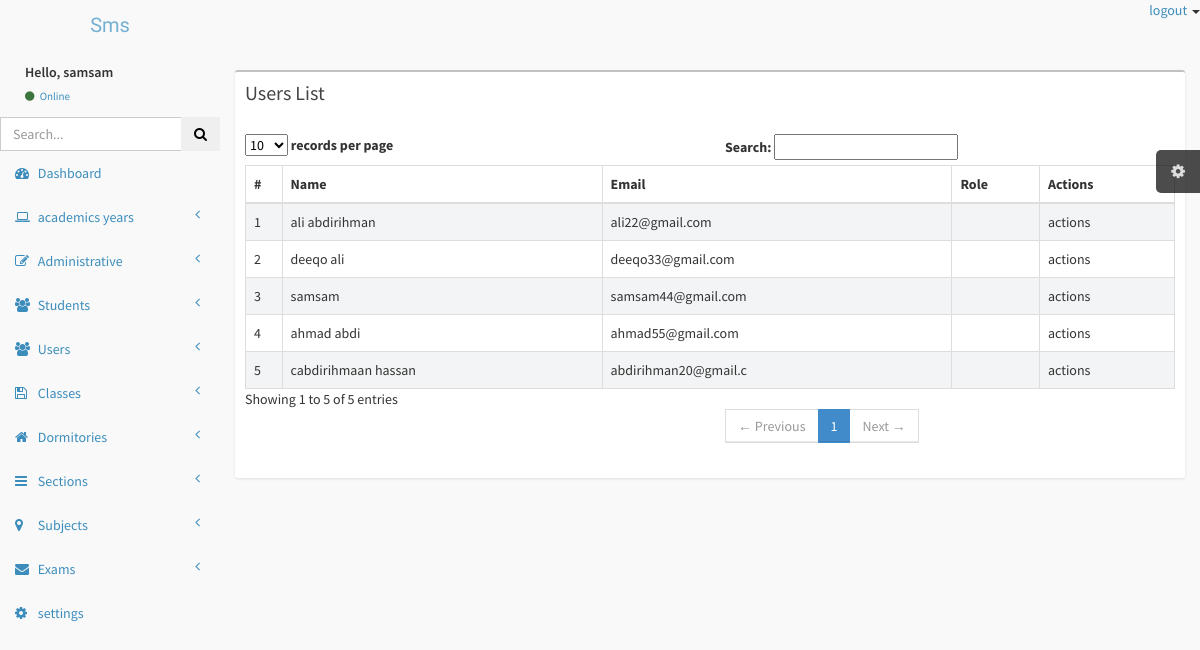
Page /admin/manageusers.php (signed in) on the committed database.
### tables this page shows
CREATE TABLE `users` (
  `id` int(10) NOT NULL,
  `name` varchar(20) NOT NULL,
  `email` varchar(20) NOT NULL,
  `password` int(10) NOT NULL,
  `status` int(15) NOT NULL DEFAULT 0
);

### admin/manageusers.php (the view, shortened to what this page needs)
<!DOCTYPE html>
<html>
<head>
</head>
<body>
    <?php include 'includes/header.php'; ?>
    <div class="wrapper row-offcanvas row-offcanvas-left">
        <?php
        include 'includes/aside.php';
        ?>
        <aside class="right-side">
            <section class="content">
                <div class="row">
                    <div class="col-xs-12">
                        <div class="box">
                            <div class="box-header">
                                <h3 class="box-title">Users List</h3>
                            </div>
                            <div class="box-body table-responsive">
                                <table id="example1" class="table table-bordered table-striped">
                                    <thead>
                                        <tr>
                                            <th>#</th>
                                            <th>Name</th>
                                            <th>Email</th>
                                            <th>Role</th>
                                            <th>Actions</th>
                                        </tr>
                                    <tbody>
                                        <?php
                                        include 'includes/connect.php';
                                        $sql = "SELECT * FROM users";
                                        $r = mysqli_query($conn, $sql);
                                        while ($row = mysqli_fetch_assoc($r)) {
                                        ?>
                                            <tr>
                                                <td><?php echo $row['id']; ?></td>
                                                <td><?php echo $row['name']; ?></td>
                                                <td><?php echo $row['email']; ?></td>
                                                <td><?php echo $row['role']; ?></td>
                                                <td>actions</td>
                                            </tr>
                                        <?php     }
                                        ?>
                                    </tbody>
                                </table>
                            </div>
                        </div>
                    </div>
                </div>
            </section>
        </aside>
    </div>
</body>
</html>

### admin/css/AdminLTE.css (style rules this page uses)
html, body { overflow-x: hidden!important; font-family: 'Source Sans Pro', sans-serif; -webkit-font-smoothing: antialiased; min-height: 100%; background: #f9f9f9; }
.wrapper { min-height: 100%; }
.wrapper:before, .wrapper:after { display: table; content: " "; }
.wrapper:after { clear: both; }
.right-side, .left-side { min-height: 100%; display: block; }
.right-side { background-color: #f9f9f9; margin-left: 220px; }
.content { padding: 20px 15px; background: #f9f9f9; }
h1, h2, h3, h4, h5, h6, .h1, .h2, .h3, .h4, .h5, .h6 { font-family: 'Source Sans Pro', sans-serif; }
.table-striped > tbody > tr:nth-child(odd) > td, .table-striped > tbody > tr:nth-child(odd) > th { background-color: #f3f4f5; }
.box { position: relative; background: #ffffff; border-top: 2px solid #c1c1c1; margin-bottom: 20px; -webkit-border-radius: 3px; -moz-border-radius: 3px; border-radius: 3px; width: 100%; box-shadow: 0px 1px 3px rgba(0, 0, 0, 0.1); }
.box .box-header { position: relative; -webkit-border-top-left-radius: 3px; -webkit-border-top-right-radius: 3px; -webkit-border-bottom-right-radius: 0; -webkit-border-bottom-left-radius: 0; -moz-border-radius-topleft: 3px; -moz-border-radius-topright: 3px; -moz-border-radius-bottomright: 0; -moz-border-radius-bottomleft: 0; border-top-left-radius: 3px; border-top-right-radius: 3px; border-bottom-right-radius: 0; border-bottom-left-radius: 0; border-bottom: 0px solid #f4f4f4; color: #444; padding-bottom: 10px; }
.box .box-header:before, .box .box-header:after { display: table; content: " "; }
.box .box-header:after { clear: both; }
.box .box-header > .fa, .box .box-header > .glyphicon, .box .box-header > .ion, .box .box-header .box-title { display: inline-block; padding: 10px 0px 10px 10px; margin: 0; font-size: 20px; font-weight: 400; float: left; cursor: default; }
.box .box-body { padding: 10px; -webkit-border-top-left-radius: 0; -webkit-border-top-right-radius: 0; -webkit-border-bottom-right-radius: 3px; -webkit-border-bottom-left-radius: 3px; -moz-border-radius-topleft: 0; -moz-border-radius-topright: 0; -moz-border-radius-bottomright: 3px; -moz-border-radius-bottomleft: 3px; border-top-left-radius: 0; border-top-right-radius: 0; border-bottom-right-radius: 3px; border-bottom-left-radius: 3px; }
.box .box-body .table { margin-bottom: 0; }

### rows in the picture
users: id "1", name "ali abdirihman", email "ali22@gmail.com"
users: id "2", name "deeqo ali", email "deeqo33@gmail.com"
users: id "3", name "samsam", email "samsam44@gmail.com"
users: id "4", name "ahmad abdi", email "ahmad55@gmail.com"
users: id "5", name "cabdirihmaan hassan", email "abdirihman20@gmail.c"

### other values in the picture
$_SESSION['userID'] "samsam"
